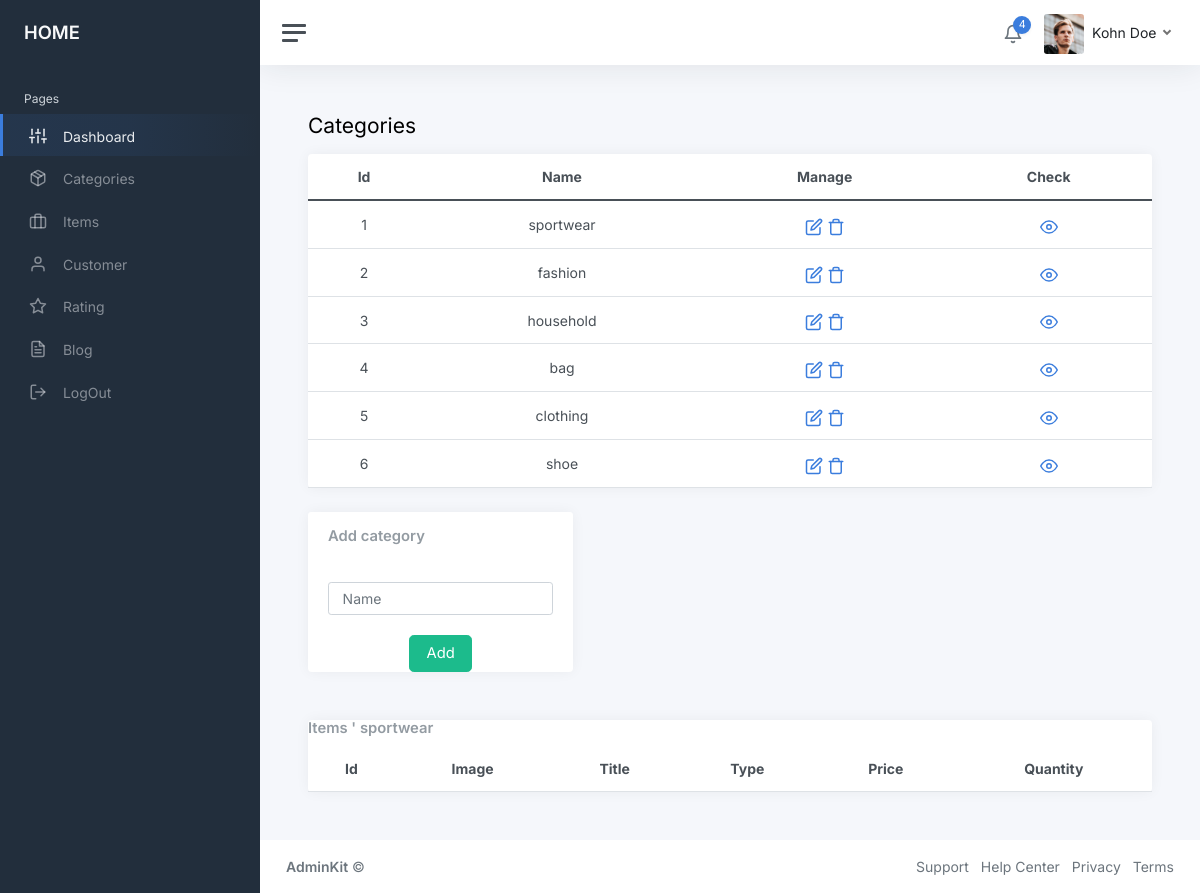
/admin/home.php?quanly=categories&check=1 (signed in), run on the app's committed database.
### tables this page shows
CREATE TABLE `categories` (
  `id` int(11) NOT NULL,
  `name` varchar(255) NOT NULL
);

### admin/pages-categories.php (the view, shortened to what this page needs)
<?php
include_once('../database/connect.php');
?>
			<main class="content">
				<div class="container-fluid p-0">
					<div class="mb-3">
						<h1 class="h3 d-inline align-middle">Categories</h1>
					</div>
					<div class="row">
						<div class="col-12 col-lg-12 col-xxl-8 ">
							<div class="card">
								<table class="table table-hover my-0">
									<thead>
										<tr>
											<th class="text-center">Id</th>
											<th class="text-center">Name</th>
											<th class="text-center">Manage</th>
											<th class="text-center">Check</th>
										</tr>
									</thead>
									<tbody>
									<?php
										$cate=mysqli_query($con,"SELECT * from categories ");
										while($row_cate=mysqli_fetch_array($cate)){
									?>
										<tr>
											<td class="text-center"><?php echo $row_cate['id'] ?></td>
											<?php
												if(isset($_GET['update']) &&$_GET['update']==$row_cate['id'])
												{
											?>
											<form action="" method="post">
											<td class="text-center">
												<input name="cate" style="
													width: 50%;
													text-align: center;
													display: inline-table;
												"  type="text" class="form-control" placeholder="<?php echo $row_cate['name'] ?>">
											<td class="text-center"><button name="confirm" class="btn btn-primary">Confirmed</button> <button name="back" class="btn btn-secondary">Back</button></td>
											</form>
											<td class="text-center"><a class="align-middle" href=""><i class="align-middle" data-feather="eye"></i></a></td>
											</td>
											<?php
												}else{
											?>
											<td class="text-center"><?php echo $row_cate['name'] ?></td>
											<td class="text-center"><a class="align-middle" href="?quanly=categories&update=<?php echo $row_cate['id'] ?>"><i class="align-middle" data-feather="edit"></i></a> <?php echo "<a class='align-middle' href=\"javascript:delproduct(id=".$row_cate['id'].")\"><i class='align-middle' data-feather='trash'></i></a>";?> </td>
											<td class="text-center"><a class="align-middle" href="?quanly=categories&check=<?php echo $row_cate['id'] ?>"><i class="align-middle" data-feather="eye"></i></a></td>
											<?php
												}
											?>
										</tr>
										<?php
										}
										?>
									</tbody>
								</table>
							</div>
						</div>
						<div class="col-12 col-lg-4">
							<div class="card">
								<div class="card-header">
									<h5 class="card-title mb-0"> Add category</h5>
								</div>
								<form action="" method="post">
								<div class="card-body ">
									<input name="add_cate" type="text" class="form-control" placeholder="Name">
								</div>
								<div class="text-center">
								<button name="add" class="btn btn-success btn-lg">Add</button>
								</div>
								</form>
							</div>
						</div>
					</div>
				</div>
			</main>
		<?php
		if(isset($_GET['check']))
		{
			$id=$_GET['check'];
			$name_cate=mysqli_query($con,"SELECT * from categories where id=$id" );
			$row_name_cate=mysqli_fetch_array($name_cate);
		?>
			<main class="content pt-0">
				<div class="container-fluid p-0">
					<div class="row">
						<div class="col-12 col-lg-12 col-xxl-8 ">
							<div class="card">
								<h5 class="card-title">Items ' <?php echo $row_name_cate['name'] ?></h5>
								<table class="table table-hover my-0">
									<thead>
										<tr>
											<th class="text-center">Id</th>
											<th class="text-center">Image</th>
											<th class="text-center">Title</th>
											<th class="text-center">Type</th>
											<th class="text-center">Price</th>
											<th class="text-center">Quantity</th>
										</tr>
									</thead>
								</table>
							</div>
						</div>
					</div>
				</div>
			</main>
		<?php
		}
		?>

### data on the page
categories: id "1", name "sportwear"
categories: id "2", name "fashion"
categories: id "3", name "household"
categories: id "4", name "bag"
categories: id "5", name "clothing"
categories: id "6", name "shoe"

### other printed values
$_SESSION["dangnhap"] "Kohn Doe"
